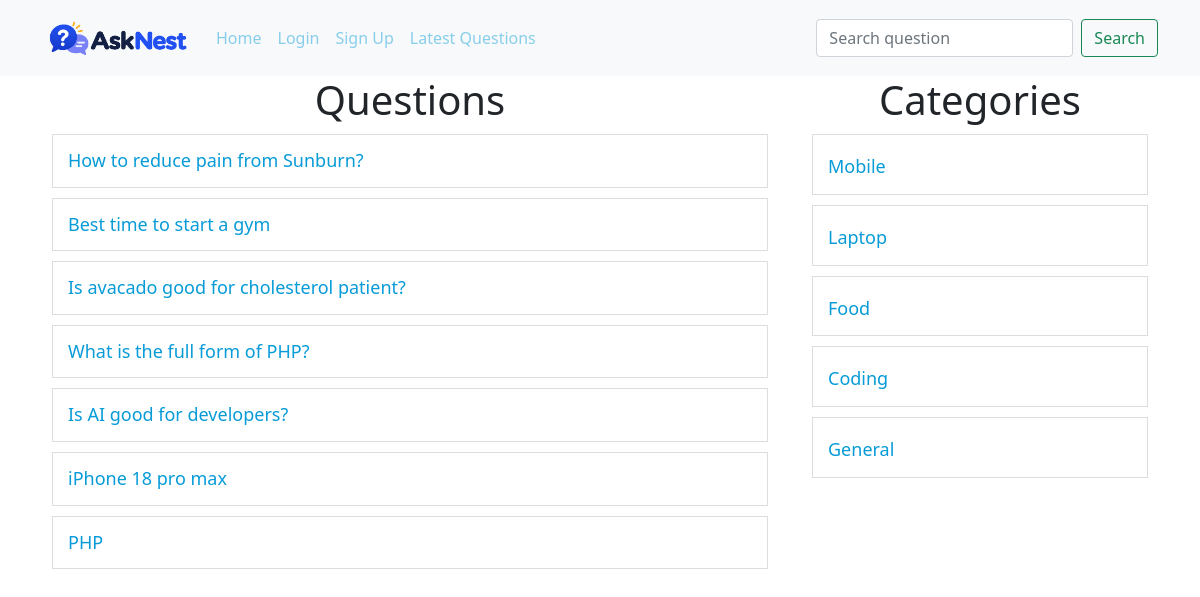
Page /?latest=true on the committed database.
### tables this page shows
CREATE TABLE `questions` (
  `id` int NOT NULL,
  `title` varchar(255) NOT NULL,
  `description` varchar(255) NOT NULL,
  `category_id` int NOT NULL,
  `user_id` int NOT NULL
);

CREATE TABLE `category` (
  `id` int NOT NULL,
  `name` varchar(100) NOT NULL
);

### client/questions.php (the view, shortened to what this page needs)
<?php
include("./common/db.php");
$cid = isset($cid) ? $cid : 0;
$uid = isset($uid) ? $uid : 0;
$heading = "Questions";
if(isset($_GET["c-id"])){
    $query = "select * from questions where category_id=$cid";
    $categoryResult = $conn->query("select name from category where id=$cid");
    $categoryRow = $categoryResult->fetch_assoc();
    if($categoryRow){
        $heading = ucfirst($categoryRow['name']);
    }
} else if(isset($_GET["u-id"])){
    $query = "select * from questions where user_id=$uid";
} else if(isset($_GET["latest"])){
    $query = "select * from questions order by id desc";
} else if(isset($_GET["search"])){
    $searchText = $conn->real_escape_string($_GET["search"]);
    $query = "select * from questions where `title` LIKE '%$searchText%' ";
} else {
    $query = "select * from questions";
}
?>
<div class="container">
    <div class="row">
        <div class="col-8">
            <h1 class="heading"><?php echo $heading; ?></h1>
            <?php
            $result = $conn->query($query);
            foreach($result as $row) {
                $title = $row['title'];
                $id = $row['id'];
                echo "<div class='row question-list'>
                <h4 class='my-questions'><a href='?q-id=$id'>$title</a>";
                echo "</h4>
                </div>";
            }
            ?>
        </div>
        <div class="col-4">
            <?php include('category-list.php'); ?>
        </div>
    </div>
</div>

### client/category-list.php
<div>
    <h1 class="heading">Categories</h1>
    <?php
    include('./common/db.php');
    $query = "select * from category";
    $result = $conn->query($query);
    foreach($result as $row) {
        $name = ucfirst($row['name']);
        $id = $row['id'];
        echo "<div class='row question-list'>
        <h4><a href='?c-id=$id'>$name</a></h4>
        </div>";
    }
    ?>
</div>

### public/style.css (style rules this page uses)
a { color: skyblue !important; }
.heading { text-align: center; }
.question-list { border: 1px solid #ddd; padding: 15px; margin: 10px; }
.question-list h4 { margin: 0; padding: 0; }
.question-list a, .question-title { font-size: 18px; text-decoration: none; color: #079bd8 !important; }
.my-questions { display: flex; justify-content: space-between; }

### rows in the picture
questions: title "How to reduce pain from Sunburn?"
questions: title "Best time to start a gym"
questions: title "Is avacado good for cholesterol patient?"
questions: title "What is the full form of PHP?"
questions: title "Is AI good for developers?"
questions: title "iPhone 18 pro max"
questions: title "PHP"
category: name "Mobile"
category: name "Laptop"
category: name "Food"
category: name "Coding"
category: name "General"

### other values in the picture
$heading "Questions"
